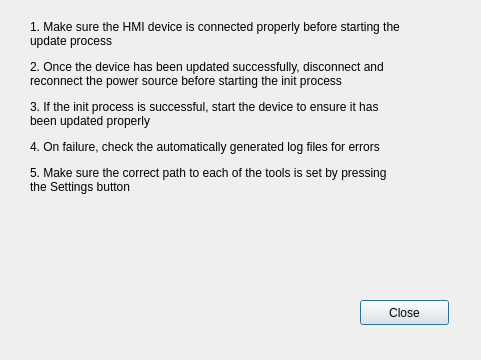
<?xml version="1.0" encoding="UTF-8"?>
<ui version="4.0">
 <class>Help</class>
 <widget class="QDialog" name="Help">
  <property name="geometry">
   <rect>
    <x>0</x>
    <y>0</y>
    <width>481</width>
    <height>360</height>
   </rect>
  </property>
  <property name="windowTitle">
   <string>Help</string>
  </property>
  <widget class="QDialogButtonBox" name="buttonBox">
   <property name="geometry">
    <rect>
     <x>30</x>
     <y>240</y>
     <width>341</width>
     <height>32</height>
    </rect>
   </property>
   <property name="orientation">
    <enum>Qt::Horizontal</enum>
   </property>
   <property name="centerButtons">
    <bool>true</bool>
   </property>
  </widget>
  <widget class="QLabel" name="label">
   <property name="geometry">
    <rect>
     <x>30</x>
     <y>20</y>
     <width>371</width>
     <height>251</height>
    </rect>
   </property>
   <property name="text">
    <string>&lt;html&gt;&lt;head/&gt;&lt;body&gt;&lt;p&gt;1. Make sure the HMI device is connected properly before starting the update process&lt;/p&gt;&lt;p&gt;2. Once the device has been updated successfully, disconnect and reconnect the power source before starting the init process&lt;/p&gt;&lt;p&gt;3. If the init process is successful, start the device to ensure it has been updated properly&lt;/p&gt;&lt;p&gt;4. On failure, check the automatically generated log files for errors&lt;/p&gt;&lt;p&gt;5. Make sure the correct path to each of the tools is set by pressing the Settings button&lt;/p&gt;&lt;p&gt;&lt;br/&gt;&lt;/p&gt;&lt;/body&gt;&lt;/html&gt;</string>
   </property>
   <property name="scaledContents">
    <bool>true</bool>
   </property>
   <property name="alignment">
    <set>Qt::AlignLeading|Qt::AlignLeft|Qt::AlignTop</set>
   </property>
   <property name="wordWrap">
    <bool>true</bool>
   </property>
  </widget>
  <widget class="QPushButton" name="button_close">
   <property name="geometry">
    <rect>
     <x>360</x>
     <y>300</y>
     <width>89</width>
     <height>25</height>
    </rect>
   </property>
   <property name="text">
    <string>Close</string>
   </property>
   <property name="autoDefault">
    <bool>true</bool>
   </property>
  </widget>
 </widget>
 <resources/>
 <connections>
  <connection>
   <sender>buttonBox</sender>
   <signal>accepted()</signal>
   <receiver>Help</receiver>
   <slot>accept()</slot>
   <hints>
    <hint type="sourcelabel">
     <x>248</x>
     <y>254</y>
    </hint>
    <hint type="destinationlabel">
     <x>157</x>
     <y>274</y>
    </hint>
   </hints>
  </connection>
  <connection>
   <sender>buttonBox</sender>
   <signal>rejected()</signal>
   <receiver>Help</receiver>
   <slot>reject()</slot>
   <hints>
    <hint type="sourcelabel">
     <x>316</x>
     <y>260</y>
    </hint>
    <hint type="destinationlabel">
     <x>286</x>
     <y>274</y>
    </hint>
   </hints>
  </connection>
 </connections>
</ui>
